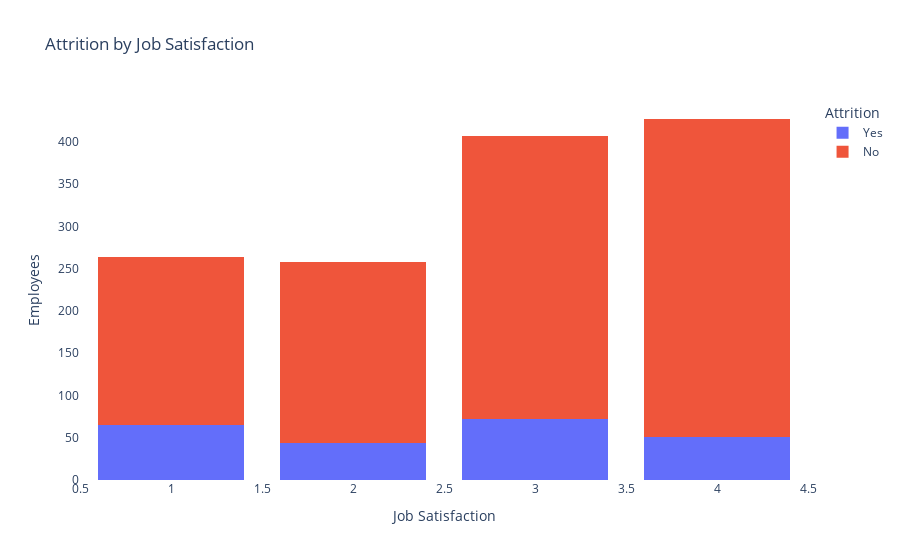

Notebook source saved alongside this figure:
### Code cell
fig = px.histogram(newdf,
                  x="JobSatisfaction",
                  color="Attrition",
                  title="Attrition by Job Satisfaction",
                  template="plotly",
                  barmode="stack",
)

fig.update_layout(
    xaxis_title="Job Satisfaction",
    yaxis_title="Employees",
    legend_title="Attrition",
    showlegend=True,
    plot_bgcolor="white",
    bargap=0.2
)

fig.show()

### Figure 1 — Plotly figure (JSON) as saved in the notebook; plotly's stock layout.template omitted (floating-point values rounded to 4 significant figures; data arrays with more than 128 entries replaced by an {"elided": "..."} marker saying what was removed)
{"data": [{"alignmentgroup": "True", "bingroup": "x", "hovertemplate": "Attrition=Yes<br>JobSatisfaction=%{x}<br>count=%{y}<extra></extra>", "legendgroup": "Yes", "marker": {"color": "#636efa", "pattern": {"shape": ""}}, "name": "Yes", "offsetgroup": "Yes", "orientation": "v", "showlegend": true, "type": "histogram", "x": {"elided": "232 int values"}, "xaxis": "x", "yaxis": "y"}, {"alignmentgroup": "True", "bingroup": "x", "hovertemplate": "Attrition=No<br>JobSatisfaction=%{x}<br>count=%{y}<extra></extra>", "legendgroup": "No", "marker": {"color": "#EF553B", "pattern": {"shape": ""}}, "name": "No", "offsetgroup": "No", "orientation": "v", "showlegend": true, "type": "histogram", "x": {"elided": "1124 int values"}, "xaxis": "x", "yaxis": "y"}], "layout": {"bargap": 0.2, "barmode": "stack", "legend": {"title": {"text": "Attrition"}, "tracegroupgap": 0}, "plot_bgcolor": "white", "showlegend": true, "title": {"text": "Attrition by Job Satisfaction"}, "xaxis": {"anchor": "y", "domain": [0, 1], "title": {"text": "Job Satisfaction"}}, "yaxis": {"anchor": "x", "domain": [0, 1], "title": {"text": "Employees"}}}}
